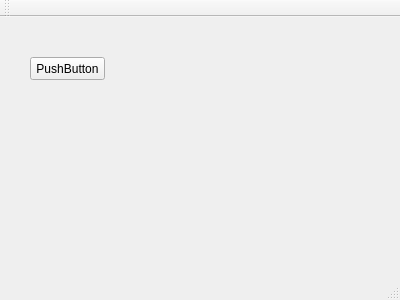
<?xml version="1.0" encoding="UTF-8"?>
<ui version="4.0">
 <class>MainWindow</class>
 <widget class="QMainWindow" name="MainWindow">
  <property name="geometry">
   <rect>
    <x>0</x>
    <y>0</y>
    <width>400</width>
    <height>300</height>
   </rect>
  </property>
  <property name="windowTitle">
   <string>MainWindow</string>
  </property>
  <widget class="QWidget" name="centralWidget">
   <widget class="QPushButton" name="pushButton">
    <property name="geometry">
     <rect>
      <x>30</x>
      <y>40</y>
      <width>75</width>
      <height>23</height>
     </rect>
    </property>
    <property name="text">
     <string>PushButton</string>
    </property>
   </widget>
  </widget>
  <widget class="QMenuBar" name="menuBar">
   <property name="geometry">
    <rect>
     <x>0</x>
     <y>0</y>
     <width>400</width>
     <height>21</height>
    </rect>
   </property>
  </widget>
  <widget class="QToolBar" name="mainToolBar">
   <attribute name="toolBarArea">
    <enum>TopToolBarArea</enum>
   </attribute>
   <attribute name="toolBarBreak">
    <bool>false</bool>
   </attribute>
  </widget>
  <widget class="QStatusBar" name="statusBar"/>
 </widget>
 <layoutdefault spacing="6" margin="11"/>
 <resources/>
 <connections/>
</ui>
